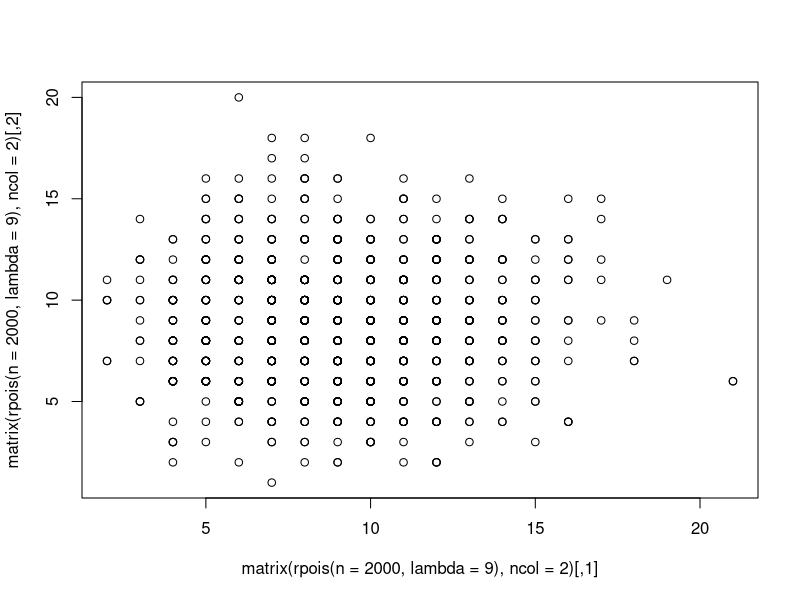

Reproduce this figure in R.
## ---- chunk 1
knitr::opts_chunk$set(
  collapse = TRUE,
  fig.path = "figures/"
)
## ---- chunk 2
plot(matrix(rpois(n = 2e3, lambda = 9), ncol = 2))
